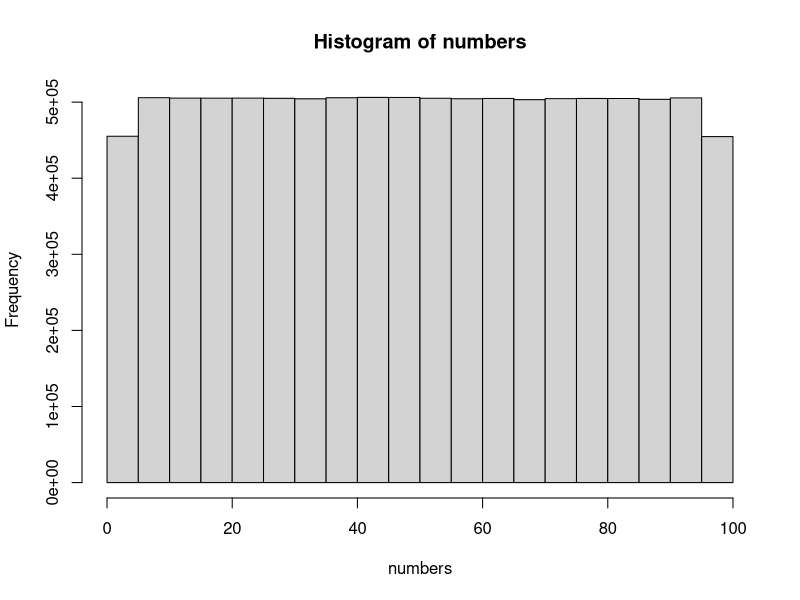

Generate this figure with R: (Note: this script raises an error after producing the figure.)
# ------------------------------------------------------------------------------
# Guessing Game Exercise
# ------------------------------------------------------------------------------
# October 2021
# Pete Arnold
# ------------------------------------------------------------------------------

# Step 0. Display something so we know we are working.
print("Hello, world!")

# Step 1. Think of a number.
# Generate a random number between 1 and 100 (inclusive). There are other
# solutions, for example, n <- as.integer(runif(1) * 100).
# This is a function call that gets 1 number in the range 1 to 100 from a
# uniform distribution (we'll cover that later).
number <- runif(n=1, min=1, max=100)
# But we should only allow whole numbers as decimals would be hard to guess
# exactly, so we round 'number' to zero decimal place and save the value back to
# 'number'.
number <- round(number, 0)

# We can, in fact, do this is one step.
number <- round(runif(1, 1, 200), 0)

# ------------------------------------------------------------------------------

# How shall we check that this is correct?
# Make n large and see the statistics of the values are saying.
# It is good practice to put numbers that might vary in named variables.

# Define a large number.
count <- 10000000
# Get that many numbers - this will be a long list called numbers.
numbers <- round(runif(count, 1, 100), 0)
# We can plot a histogram of those numbers to see if it looks right.
hist(numbers)
# We can do the basic descriptive statistics and see if they look right.
summary(numbers)

# ------------------------------------------------------------------------------

# And, as they are numbers, we can write some code to check them for us.
# Here we have textual data, Min. and Max., which we indicate is text by placing
# quotes around them (they are referred to as strings (of characters)).
# The square brackets []allow us to access a paricular data entry in a list.
# The 'if' statement reads like it is written and will run the first section of
# code if the check on the 'if' line is TRUE and the second if it is FALSE.
check <- summary(numbers)
if ((check['Min.'] == 1) & (check['Max.'] == 100)) {
    print("Number range is OK.")
} else {
    print("Number range is not as intended!")
}

# ------------------------------------------------------------------------------

# 2. Get the user to make a guess.

guess <- readline(prompt="Enter a number:")

# ------------------------------------------------------------------------------

# 3. How do we check that we have a number?
# Convert the entered string to a number - as.numeric() will do this and, if the
# string is not a number it will return NA.
guess <- as.numeric(guess)

# Now all we need to do is check if the guess is NA. If not, it must be a
# number. If it is NA, we'll stop and print out a message to tell the user.
# This kind of checking is done with an 'if' statement - if the contents of the
# brackets after the if are TRUE, the next section is run. If FALSE, it is
# skipped.
if (is.na(guess)){
    stop("That guess was not a number!\n")
}

# ------------------------------------------------------------------------------

# 4. How do we check if the guess matches the number?
# 4.1
if (guess == number){
    print("You guessed correctly!")
}
# 4.2
if (guess == number){
    print("You guessed correctly!")
} else {
    print("You guessed wrong!")
}
# 4.3
have_guessed <- guess == number
if (have_guessed == TRUE){
    print("You guessed correctly!")
} else {
    print("You guessed wrong!")
}

# ------------------------------------------------------------------------------

# 5. Do it again - use a loop - one with for, one with while and one with
# repeat.

# This is all the one-guess code.
number <- runif(1, 1, 100)
number <- round(number, 0)
guess <- readline(prompt="Enter a number:")
guess <- as.numeric(guess)
if (is.na(guess)){
    stop("That guess was not a number!\n")
}
have_guessed <- guess == number
if (have_guessed == TRUE){
    print("You guessed correctly!")
} else {
    print("You guessed wrong!")
}

# This is the for-loop code.
number <- runif(1, 1, 100)
number <- round(number, 0)
attempts <- 0
steps <- 10
for (step in 1: steps){
    guess <- readline(prompt="Enter a number:")
    guess <- as.numeric(guess)
    if (is.na(guess)){
        stop("That guess was not a number!\n")
    }
    have_guessed <- guess == number
    attempts <- attempts + 1
    if (have_guessed == TRUE){
        print("You guessed correctly!")
        break
    } else {
        print("You guessed wrong!")
    }
}

# This is the while-loop code.
number <- runif(1, 1, 100)
number <- round(number, 0)
attempts <- 0
have_guessed <- FALSE
while(have_guessed == FALSE){
    guess <- readline(prompt="Enter a number:")
    guess <- as.numeric(guess)
    if (is.na(guess)){
        stop("That guess was not a number!\n")
    }
    have_guessed <- guess == number
    attempts <- attempts + 1
    if (have_guessed == TRUE){
        print("You guessed correctly!")
    } else {
        print("You guessed wrong!")
    }
}

# This is the repeat-loop code.
number <- runif(1, 1, 100)
number <- round(number, 0)
attempts <- 0
repeat{
    guess <- readline(prompt="Enter a number:")
    guess <- as.numeric(guess)
    if (is.na(guess)){
        stop("That guess was not a number!\n")
    }
    have_guessed <- guess == number
    attempts <- attempts + 1
    if (have_guessed == TRUE){
        print("You guessed correctly!")
        break
    } else {
        print("You guessed wrong!")
    }
}

# ------------------------------------------------------------------------------

# 7. Messing with the code.
# 7.1 Improving the messages.
# This is the repeat-loop code.
number <- runif(1, 1, 100)
number <- round(number, 0)
attempts <- 0
repeat{
    guess_string <- readline(prompt="Enter a number:")
    guess <- as.numeric(guess_string)
    if (is.na(guess)){
        stop(paste("That guess (", guess_string, ") was not a number!\n"))
    }
    have_guessed <- guess == number
    attempts <- attempts + 1
    if (have_guessed == TRUE){
        cat("You guessed correctly, it was", number, "!\n")
        cat("You took", attempts, "goes to guess.\n")
        break
    } else {
        cat("You guessed wrong, it wasn't", guess, "!\n")
    }
}

# 7.2 Improve the error handling.
number <- runif(1, 1, 100)
number <- round(number, 0)
attempts <- 0
repeat{
    guess_string <- readline(prompt="Enter a number:")
    guess <- as.numeric(guess_string)
    if (is.na(guess)){
        cat("That guess (", guess_string, ") was not a number!\n")
        next
    }
    have_guessed <- guess == number
    attempts <- attempts + 1
    if (have_guessed == TRUE){
        cat("You guessed correctly, it was", number, "!\n")
        cat("You took", attempts, "goes to guess.\n")
        break
    } else {
        cat("You guessed wrong, it wasn't", guess, "!\n")
    }
}

# 7.3 An explicit way out.
number <- runif(1, 1, 100)
number <- round(number, 0)
attempts <- 0
repeat{
    guess_string <- readline(prompt="Enter a number:")
    if (guess_string == 'q'){
        break
    }
    guess <- as.numeric(guess_string)
    if (is.na(guess)){
        cat("That guess (", guess_string, ") was not a number!\n")
        next
    }
    have_guessed <- guess == number
    attempts <- attempts + 1
    if (have_guessed == TRUE){
        cat("You guessed correctly, it was", number, "!\n")
        cat("You took", attempts, "goes to guess.\n")
        break
    } else {
        cat("You guessed wrong, it wasn't", guess, "!\n")
    }
}

# 7.4 With clues.
number <- runif(1, 1, 100)
number <- round(number, 0)
attempts <- 0
repeat{
    guess_string <- readline(prompt="Enter a number:")
    if (guess_string == 'q'){
        break
    }
    guess <- as.numeric(guess_string)
    if (is.na(guess)){
        cat("That guess (", guess_string, ") was not a number!\n")
        next
    }
    have_guessed <- guess == number
    attempts <- attempts + 1
    if (have_guessed == TRUE){
        cat("You guessed correctly, it was", number, "!\n")
        cat("You took", attempts, "goes to guess.\n")
        break
    } else {
        if (guess > number) {
            cat("You guessed too high, it wasn't", guess, "!\n")
        } else {
            cat("You guessed too low, it wasn't", guess, "!\n")
        }
    }
}

# 7.5 Save the guesses.
number <- runif(1, 1, 100)
number <- round(number, 0)
attempts <- 0
guesses <- vector()
repeat{
    guess_string <- readline(prompt="Enter a number:")
    if (guess_string == "q"){
        break
    }
    guess <- as.numeric(guess_string)
    if (is.na(guess)){
        cat("That guess (", guess_string, ") was not a number!\n")
        next
    }
    guesses <- c(guesses, guess)
    have_guessed <- guess == number
    attempts <- attempts + 1
    if (have_guessed == TRUE){
        cat("You guessed correctly, it was", number, "!\n")
        cat("You took", attempts, "goes to guess.\n")
        break
    } else {
        if (guess > number) {
            cat("You guessed too high, it wasn't", guess, "!\n")
        } else {
            cat("You guessed too low, it wasn't", guess, "!\n")
        }
    }
}
print("You guessed the following values:")
print(guesses)
plot(guesses, type='l')
abline(h=number, col='red')

# 7.6 Move the number.
number <- runif(1, 1, 100)
number <- round(number, 0)
attempts <- 0
change <- 3
guesses <- vector()
numbers <- c(number)
repeat{
    guess_string <- readline(prompt="Enter a number:")
    if (guess_string == "q"){
        break
    }
    guess <- as.numeric(guess_string)
    if (is.na(guess)){
        cat("That guess (", guess_string, ") was not a number!\n")
        next
    }
    guesses <- c(guesses, guess)
    have_guessed <- guess == number
    attempts <- attempts + 1
    if (have_guessed == TRUE){
        cat("You guessed correctly, it was", number, "!\n")
        cat("You took", attempts, "goes to guess.\n")
        break
    } else {
        if (guess > number) {
            cat("You guessed too high, it wasn't", guess, "!\n")
        } else {
            cat("You guessed too low, it wasn't", guess, "!\n")
        }
        number <- number + round(runif(1, -change, change), 0)
        numbers <- c(numbers, number)
    }
}
print("You guessed the following values:")
print(guesses)
plot(guesses, type='l', col='black')
lines(numbers, col='red')

# ------------------------------------------------------------------------------





